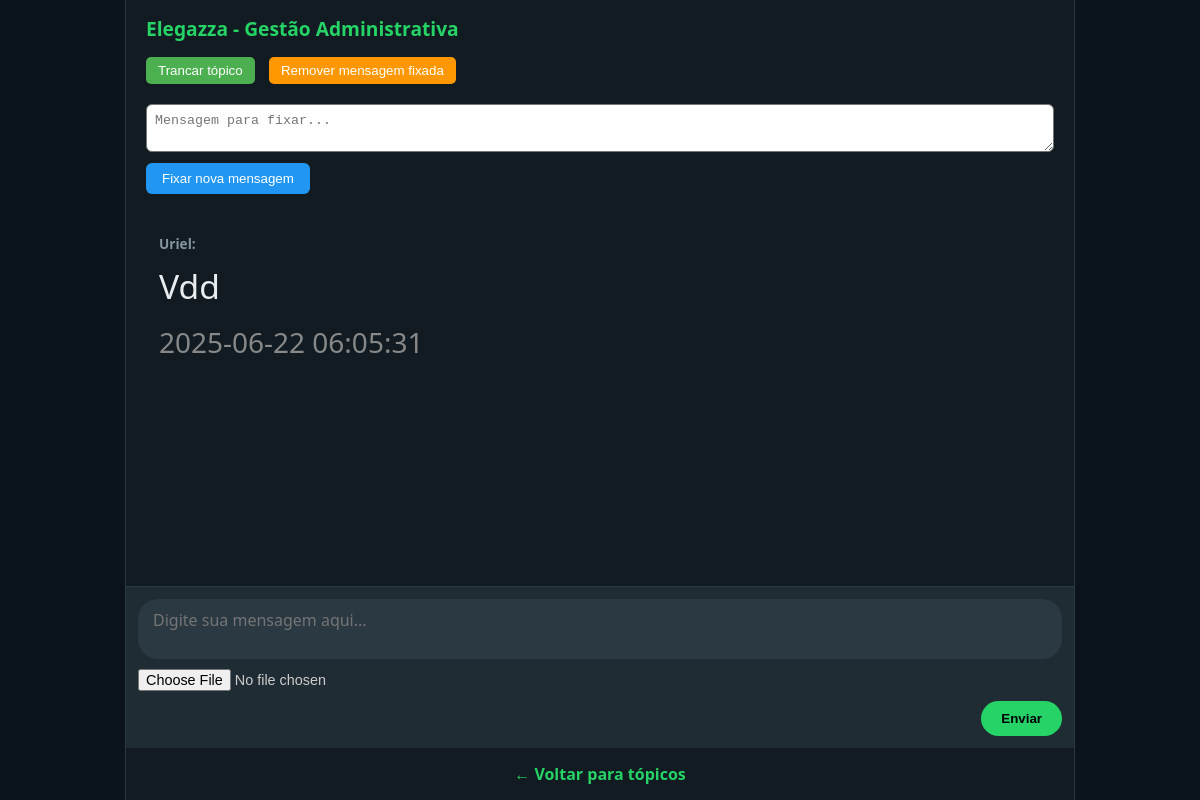
The page /topico.php?id=5 (signed in) on the database its author committed.
### tables this page shows
CREATE TABLE `topicos` (
  `id` int(11) NOT NULL,
  `nome` varchar(100) NOT NULL,
  `visibilidade` varchar(255) NOT NULL DEFAULT 'publico',
  `mensagem_fixada` text DEFAULT NULL,
  `trancado` tinyint(1) NOT NULL DEFAULT 0
);

CREATE TABLE `mensagens` (
  `id` int(11) NOT NULL,
  `id_topico` int(11) DEFAULT NULL,
  `id_usuario` int(11) DEFAULT NULL,
  `mensagem` text DEFAULT NULL,
  `imagem` varchar(255) DEFAULT NULL,
  `data` datetime DEFAULT current_timestamp()
);

CREATE TABLE `usuarios` (
  `id` int(11) NOT NULL,
  `usuario` varchar(100) NOT NULL,
  `senha` varchar(255) NOT NULL,
  `tipo` enum('user','admin') NOT NULL DEFAULT 'user'
);

### topico.php (the view, shortened to what this page needs)
<?php
include 'conexao.php';
$stmtUser = $conn->prepare("SELECT id, tipo FROM usuarios WHERE usuario = ?");
$stmtUser->bind_param("s", $_SESSION['usuario']);
$stmtUser->execute();
$resUser = $stmtUser->get_result();
$user = $resUser->fetch_assoc();
$isAdmin = $user['tipo'] === 'admin';
$topicoId = intval($_GET['id'] ?? 0);
$stmt = $conn->prepare("SELECT * FROM topicos WHERE id = ?");
$stmt->bind_param("i", $topicoId);
$stmt->execute();
$resTopico = $stmt->get_result();
$topico = $resTopico->fetch_assoc();
$trancado = (bool)$topico['trancado'];
$stmtMsgs = $conn->prepare("SELECT m.*, u.usuario FROM mensagens m JOIN usuarios u ON m.id_usuario = u.id WHERE m.id_topico = ? ORDER BY m.data ASC");
$stmtMsgs->bind_param("i", $topicoId);
$stmtMsgs->execute();
$resMsgs = $stmtMsgs->get_result();
?>
<!DOCTYPE html>
<html lang="pt-BR">
<head>
</head>
<body>
<div class="container">
  <h2><?= htmlspecialchars($topico['nome']) ?> <?php if ($trancado) echo "(Trancado)"; ?></h2>
<?php if ($isAdmin): ?>
  <form method="post" action="admin_topico_actions.php" style="margin: 0 20px 10px;">
    <button type="submit" name="acao" value="toggle_trancar"
      style="padding: 6px 12px; margin-right: 10px; border-radius: 5px; background-color: <?= $trancado ? '#f44336' : '#4CAF50' ?>; color: white; border: none;">
      <?= $trancado ? 'Destrancar tópico' : 'Trancar tópico' ?>
    </button>
    <button type="submit" name="acao" value="remover_fixar"
      style="padding: 6px 12px; border-radius: 5px; background-color: #FF9800; color: white; border: none;">
      Remover mensagem fixada
    </button>
  </form>
  <form method="post" action="admin_topico_actions.php" style="margin: 10px 20px;">
    <textarea name="mensagem_fixada" rows="2" placeholder="Mensagem para fixar..." style="width: 100%; padding: 8px; border-radius: 6px;"></textarea>
    <button type="submit" name="acao" value="fixar"
      style="margin-top: 6px; padding: 8px 16px; background-color: #2196F3; color: white; border: none; border-radius: 6px;">
      Fixar nova mensagem
    </button>
  </form>
<?php endif; ?>
  <div class="mensagens" id="mensagens-container">
    <?php if ($resMsgs->num_rows === 0): ?>
      <p>Nenhuma mensagem ainda.</p>
    <?php else: ?>
      <?php while ($msg = $resMsgs->fetch_assoc()): ?>
        <div class="mensagem">
          <strong><?= htmlspecialchars($msg['usuario']) ?>:</strong>
          <?= nl2br(htmlspecialchars($msg['mensagem'])) ?>
          <br><small style="color:#888;"><?= $msg['data'] ?></small>
        </div>
      <?php endwhile; ?>
    <?php endif; ?>
  </div>
  <?php if ($trancado): ?>
    <p>Este tópico está trancado. Você não pode enviar novas mensagens.</p>
  <?php else: ?>
    <form class="form-mensagem" method="post" action="" enctype="multipart/form-data">
      <textarea name="mensagem" placeholder="Digite sua mensagem aqui..."></textarea>
      <input type="file" name="imagem" accept="image/*" />
      <button type="submit">Enviar</button>
    </form>
  <?php endif; ?>
  <div class="back-link">
    <a href="index.php">← Voltar para tópicos</a>
  </div>
</div>
</body>
</html>

### topico.php (style rules this page uses)
* { box-sizing: border-box; }
body { background-color: #0b141a; color: #e9edef; font-family: 'Segoe UI', Tahoma, Geneva, Verdana, sans-serif; margin: 0; padding: 0; display: flex; justify-content: center; height: 100vh; }
.container { width: 100%; max-width: 950px; margin: auto; height: 100vh; display: flex; flex-direction: column; background-color: #111b21; border-left: 1px solid #2a3942; border-right: 1px solid #2a3942; }
h2 { color: #25d366; margin: 15px 20px; font-size: 1.2rem; }
.mensagens { flex-grow: 1; padding: 15px; overflow-y: auto; display: flex; flex-direction: column; gap: 10px; }
.mensagem { max-width: 85%; padding: 14px 18px; border-radius: 12px; word-wrap: break-word; line-height: 1.6; position: relative; font-size: 2.1rem; }
.mensagem strong { display: block; font-size: 0.85rem; color: #8696a0; margin-bottom: 5px; }
.form-mensagem { padding: 12px; background: #202c33; border-top: 1px solid #2a3942; display: flex; flex-direction: column; gap: 10px; }
.form-mensagem textarea { width: 100%; resize: none; height: 60px; border: none; border-radius: 20px; background-color: #2a3942; color: #fff; padding: 10px 15px; font-size: 1rem; font-family: inherit; }
.form-mensagem input[type="file"] { color: #ccc; font-size: 0.9rem; }
.form-mensagem button { align-self: flex-end; padding: 10px 20px; background-color: #25d366; color: #000; border: none; border-radius: 20px; font-weight: bold; cursor: pointer; transition: background 0.3s ease; }
.back-link { padding: 15px; text-align: center; background: #111b21; }
.back-link a { color: #25d366; text-decoration: none; font-weight: bold; }

### rows shown on the page
topicos: nome "Elegazza - Gestão Administrativa"
mensagens: id_usuario.usuario "Uriel", mensagem "Vdd", data "2025-06-22 06:05:31"
